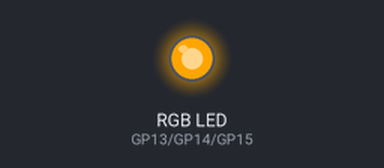
Recording of a program running on a simulated Raspberry Pi Pico running MicroPython. On the bench: an RGB LED mixed from three pins (HIGH = lit). At 0.0 s the program stops and its outputs stay as they are.

Above: at 0.1 s.
Timing chart, 0 to 1.5 s (numbered marks = the images above):
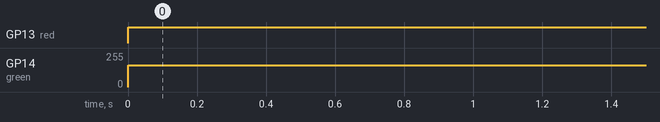

Measured:
- by itself, GP13 (red): LOW → HIGH at 0.00 s
- by itself, GP14 (green): 0/255 → 165/255 at 0.00 s

The program:

2.4_colorful_light.py
```python
import machine
import utime

# Initialize PWM for red, green, and blue pins
red = machine.PWM(machine.Pin(13))
green = machine.PWM(machine.Pin(14))
blue = machine.PWM(machine.Pin(15))

# Set the PWM frequency
red.freq(1000)
green.freq(1000)
blue.freq(1000)

def map_value(x, in_min, in_max, out_min, out_max):
    # Map a value from one range to another
    return int((x - in_min) * (out_max - out_min) / (in_max - in_min) + out_min)

def set_color(r, g, b):
    # Set the color by adjusting duty cycles
    red.duty_u16(map_value(r, 0, 255, 0, 65535))
    green.duty_u16(map_value(g, 0, 255, 0, 65535))
    blue.duty_u16(map_value(b, 0, 255, 0, 65535))

# Example: Set the color to orange
set_color(255, 165, 0)
```
